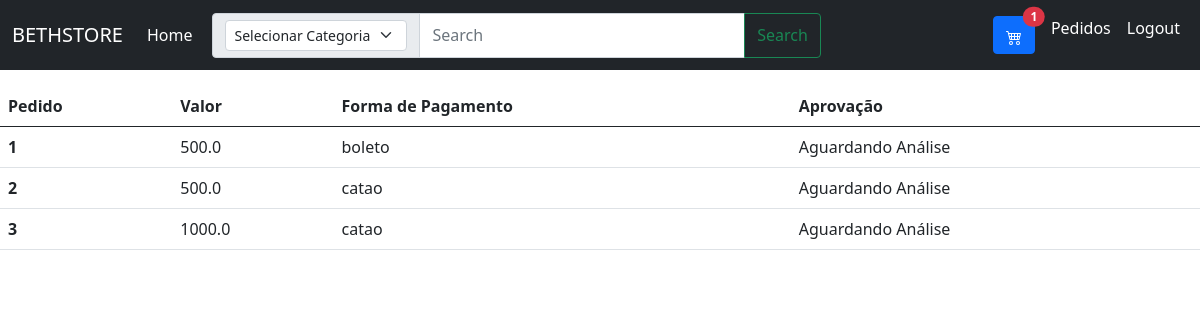
Before: /pedidos (signed in) with the older database file.
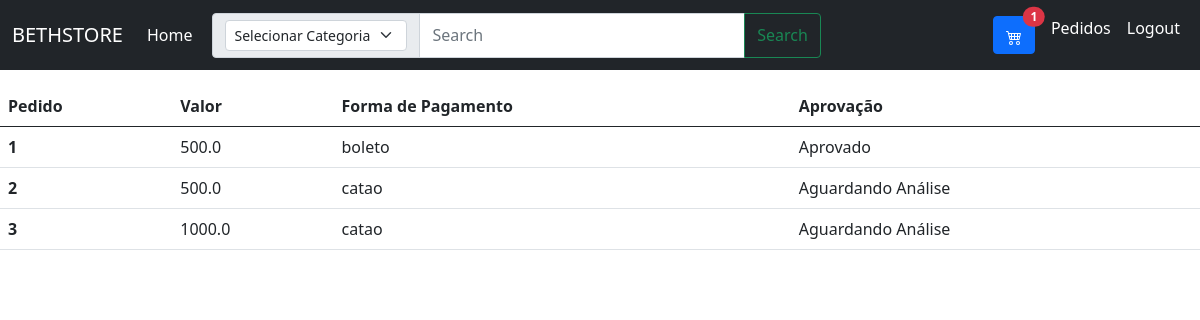
After: the same page with the newer database file.
### app/models/tables.py (models this page shows)
class Pedido(db.Model):
    id = db.Column(db.Integer, primary_key = True, autoincrement = True)
    valor_frete = db.Column(db.Float)
    previsao_entrega = db.Column(db.Integer)
    forma_pagamento = db.Column(db.String)
    pagamento = db.Column(db.String)
    total = db.Column(db.Float)
    id_cliente = db.Column(db.Integer, db.ForeignKey("cliente.id"))
    cliente = db.relationship("Cliente", foreign_keys = id_cliente)
    id_aprovacao = db.Column(db.Integer, db.ForeignKey("aprovacao.id"))
    aprovacao = db.relationship("Aprovacao", foreign_keys = id_aprovacao)

class Aprovacao(db.Model):
    id = db.Column(db.Integer, primary_key = True, autoincrement = True)
    mensagem = db.Column(db.String)
    id_usuario = db.Column(db.Integer, db.ForeignKey("usuario.id"))
    usuario = db.relationship("Usuario", foreign_keys = id_usuario)

### app/controllers/carrinhoController.py (the view)
@carrinhoController.route("/pedidos", methods=['GET','POST'])
@login_required
def pedidos():
    cliente = Cliente.query.filter_by(id_usuario=current_user.id).first()
    pedidos = Pedido.query.filter_by(id_cliente=cliente.id)
    return render_template("listaPedidos.html", usuario=current_user, pedidos = pedidos)

### app/__init__.py (called while the page is built)
@login_manager.user_loader
def load_user(id):
    return Usuario.query.get(int(id))

### app/templates/listaPedidos.html
{% extends "base.html" %}
{% block content %}
<table class="table">
    <thead>
      <tr>
        <th scope="col">Pedido</th>
        <th scope="col">Valor</th>
        <th scope="col">Forma de Pagamento</th>
        <th scope="col">Aprovação</th>
      </tr>
    </thead>
    <tbody>
      {% for pedido in pedidos %}
      <tr>
        <th >{{pedido.id}}</th>
        <td>{{pedido.total}}</td>
        <td>{{pedido.forma_pagamento}}</td>
        <td>{{pedido.aprovacao.mensagem}}</td>
      </tr>
      {% endfor%}
    </tbody>
  </table>
{% endblock content %}

Changed rows visible on the page:
changed Pedido "boleto": aprovacao.mensagem "Aguardando Análise" → "Aprovado"
